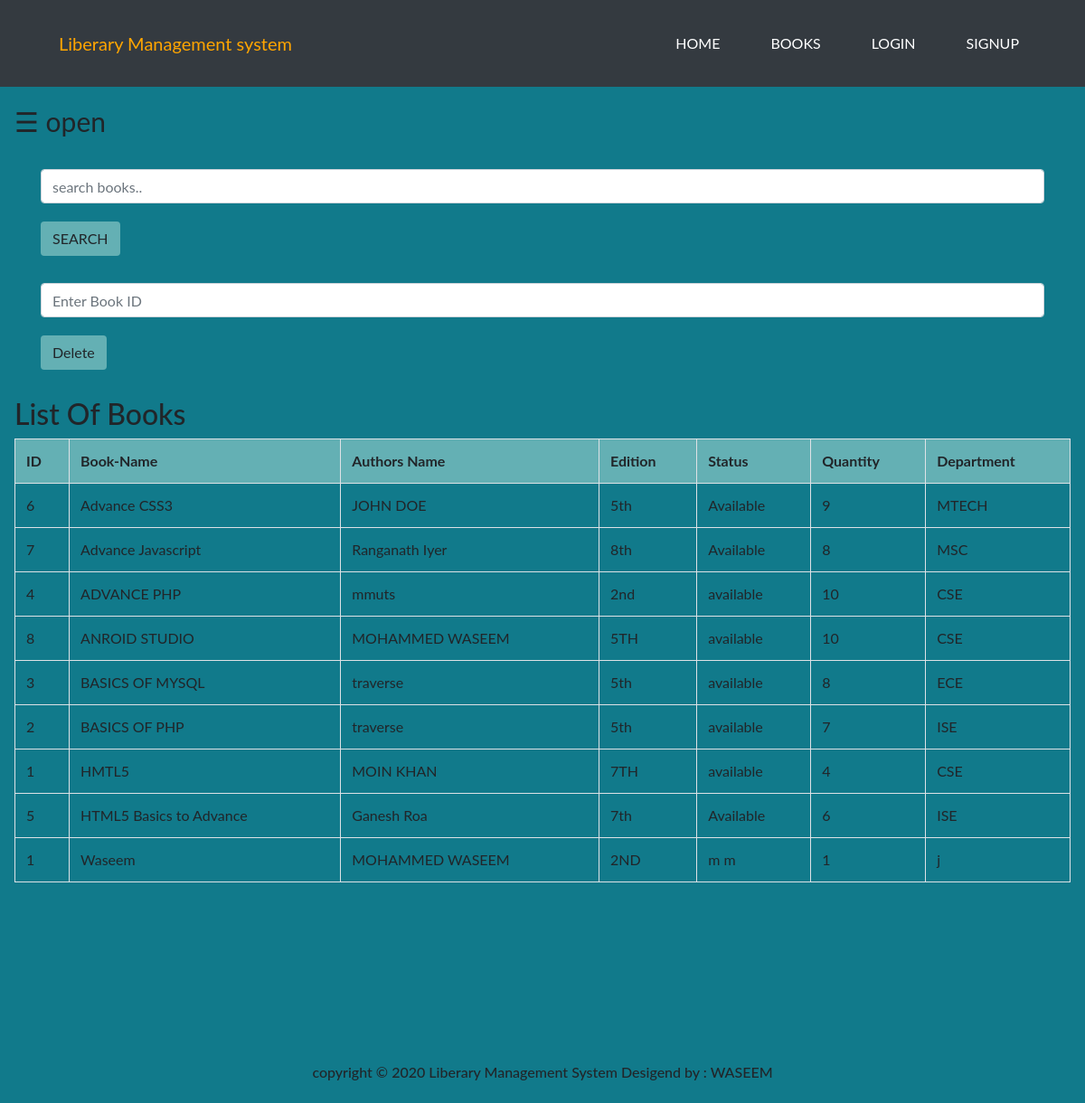
Screenshot of /website/admin/books.php with the database file from the repository.
### tables this page shows
CREATE TABLE `books` (
  `id` int(100) NOT NULL,
  `bid` int(100) NOT NULL,
  `name` varchar(100) NOT NULL,
  `authors` varchar(100) NOT NULL,
  `edition` varchar(100) NOT NULL,
  `status` varchar(100) NOT NULL,
  `quantity` int(100) NOT NULL,
  `department` varchar(100) NOT NULL
);

### website/admin/books.php (the view, shortened to what this page needs)
<?php
include "../connection.php";
?>
<!DOCTYPE html>
<html>
<head>
		<head>
		<link rel="stylesheet" href="https://stackpath.bootstrapcdn.com/bootstrap/4.4.1/css/bootstrap.min.css">
		<link rel="stylesheet" type="text/css" href="mystyle.css">
		<link rel="stylesheet" href="https://cdnjs.cloudflare.com/ajax/libs/font-awesome/4.7.0/css/font-awesome.min.css">
</head>
<body style="background-color: #117a8b;">
			<nav class="navbar navbar-expand-md  navbar-dark bg-dark">
					<div class="container">
								<a href="#" class="navbar-brand "><span style="color:orange;">Liberary Management system</span></a>
										<div class="collaps navbar-collapse"  id="navbarid">
												<ul class="navbar-nav text-center ml-auto">
														<li class="nav-item">
																<a href="../index.php" class="nav-link text-white">HOME</a>
														</li>
														<li class="nav-item">
																<a href="books.php" class="nav-link text-white">BOOKS</a>
														</li>
														<?php
														if(isset($_SESSION['username'])) {
																?>
															<li class="nav-item">
																	<a href="profile.php" class="nav-link text-white">PROFILE</a>
															</li>
															<li class="nav-item">
																	<a href="student.php" class="nav-link text-white">Student-Info</a>
															</li>
															<li class="nav-item">
																	<a href="fine.php" class="nav-link text-white">FINES</a>
															</li>
											</ul>
														<ul class="navbar-nav text-center ml-auto">
																 <li class="nav-item">
																	 <a href="profile.php" class="nav-link text-white">
																		<div class = " text-white">
											<?php
												echo "<img class='rounded-circle' height=30 width=30 src='images/".$_SESSION['pic']."'>";
												echo " ".$_SESSION['username'];
											?>
										</div>
									</a>
															</li>
														<li class="nav-item">
																<a href="../logout.php" class="nav-link text-white">LOGOUT</a>
														</li>
												</ul>
												<?php
										}
										else {
										?>
											<ul class="navbar-nav text-center ml-auto">
													<li class="nav-item">
																<a href="login.php" class="nav-link text-white">LOGIN</a>
														</li>
															<li class="nav-item">
																<a href="registration.php" class="nav-link text-white">SIGNUP</a>
														</li>
											</ul>
											<?php
									}
											 ?>
		</div>
		</nav>
<div id="main">
	<span style="font-size:30px;cursor:pointer" onclick="openNav()">&#9776; open</span>
	<div class="container ml-auto edittop">
		<form class="navbar-form" method="post" name="form1">
				<input class="form-control" type="text" name="search" placeholder="search books.." required="">
				<button style="background-color: #6db6b9e6;" type="submit" name="submit" class="btn btn-default">SEARCH
				</button>
		</form>
		<form class="navbar-form edittop" method="post" name="form1">
				<input class="form-control" type="text" name="bid" placeholder="Enter Book ID" required="">
				<button style="background-color: #6db6b9e6;" type="submit" name="submit1" class="btn btn-default">Delete
				</button>
		</form>
	</div>
	<h2 style="margin-top: 30px;">List Of Books</h2>
	<?php
		if(isset($_POST['submit']))
		{
			$q = mysqli_query($db,"SELECT * from books where name like '%$_POST[search]%'");
			if(mysqli_num_rows($q)==0)
			{
				echo "Sorry! No book found. Try searching again.";
			}
			else
			{
		echo "<table class='table table-bordered table-hover table-responsive-sm' >";
			echo "<tr style='background-color: #6db6b9e6;'>";
				echo "<th>"; echo "ID"; echo "</th>";
				echo "<th>"; echo "Book-Name";  echo "</th>";
				echo "<th>"; echo "Authors Name";  echo "</th>";
				echo "<th>"; echo "Edition";  echo "</th>";
				echo "<th>"; echo "Status";  echo "</th>";
				echo "<th>"; echo "Quantity";  echo "</th>";
				echo "<th>"; echo "Department";  echo "</th>";
			echo "</tr>";
			while($row = mysqli_fetch_assoc($q))
			{
				echo "<tr>";
				echo "<td>"; echo $row['bid']; echo "</td>";
				echo "<td>"; echo $row['name']; echo "</td>";
				echo "<td>"; echo $row['authors']; echo "</td>";
				echo "<td>"; echo $row['edition']; echo "</td>";
				echo "<td>"; echo $row['status']; echo "</td>";
				echo "<td>"; echo $row['quantity']; echo "</td>";
				echo "<td>"; echo $row['department']; echo "</td>";
				echo "</tr>";
			}
		echo "</table>";
			}
		}
		else
		{
			$res=mysqli_query($db,"SELECT * FROM `books` ORDER BY `books`.`name` ASC;");
		echo "<table class='table table-bordered table-hover' >";
			echo "<tr style='background-color: #6db6b9e6;'>";
				echo "<th>"; echo "ID"; echo "</th>";
				echo "<th>"; echo "Book-Name";  echo "</th>";
				echo "<th>"; echo "Authors Name";  echo "</th>";
				echo "<th>"; echo "Edition";  echo "</th>";
				echo "<th>"; echo "Status";  echo "</th>";
				echo "<th>"; echo "Quantity";  echo "</th>";
				echo "<th>"; echo "Department";  echo "</th>";
			echo "</tr>";
			while($row=mysqli_fetch_assoc($res))
			{
				echo "<tr>";
				echo "<td>"; echo $row['bid']; echo "</td>";
				echo "<td>"; echo $row['name']; echo "</td>";
				echo "<td>"; echo $row['authors']; echo "</td>";
				echo "<td>"; echo $row['edition']; echo "</td>";
				echo "<td>"; echo $row['status']; echo "</td>";
				echo "<td>"; echo $row['quantity']; echo "</td>";
				echo "<td>"; echo $row['department']; echo "</td>";
				echo "</tr>";
			}
		echo "</table>";
		}
?>
			<footer class="text-center">
						<h6>copyright &copy 2020 Liberary Management System Desigend by : WASEEM</h6>
				</footer>
</div>
</body>
</html>

### website/admin/mystyle.css (style rules this page uses)
.buttonedit,button { margin-top: 20px; }
.edittop { margin-top: 30px; }
footer { margin-top: 200px; }
@media (min-width: 992px) { li,a { padding: 20px; } }

### website/admin/books.php (style rules this page uses)
body { font-family: "Lato", sans-serif; transition: background-color .5s; }
#main { transition: margin-left .5s; padding: 16px; }

### rows the page displays
books: bid "6", name "Advance CSS3", authors "JOHN DOE", edition "5th", status "Available", quantity "9", department "MTECH"
books: bid "7", name "Advance Javascript", authors "Ranganath Iyer", edition "8th", status "Available", quantity "8", department "MSC"
books: bid "4", name "ADVANCE PHP", authors "mmuts", edition "2nd", status "available", quantity "10", department "CSE"
books: bid "8", name "ANROID STUDIO", authors "MOHAMMED WASEEM", edition "5TH", status "available", quantity "10", department "CSE"
books: bid "3", name "BASICS OF MYSQL", authors "traverse", edition "5th", status "available", quantity "8", department "ECE"
books: bid "2", name "BASICS OF PHP", authors "traverse", edition "5th", status "available", quantity "7", department "ISE"
books: bid "1", name "HMTL5", authors "MOIN KHAN", edition "7TH", status "available", quantity "4", department "CSE"
books: bid "5", name "HTML5 Basics to Advance", authors "Ganesh Roa", edition "7th", status "Available", quantity "6", department "ISE"
books: bid "1", name "Waseem", authors "MOHAMMED WASEEM", edition "2ND", status "m m", quantity "1", department "j"
